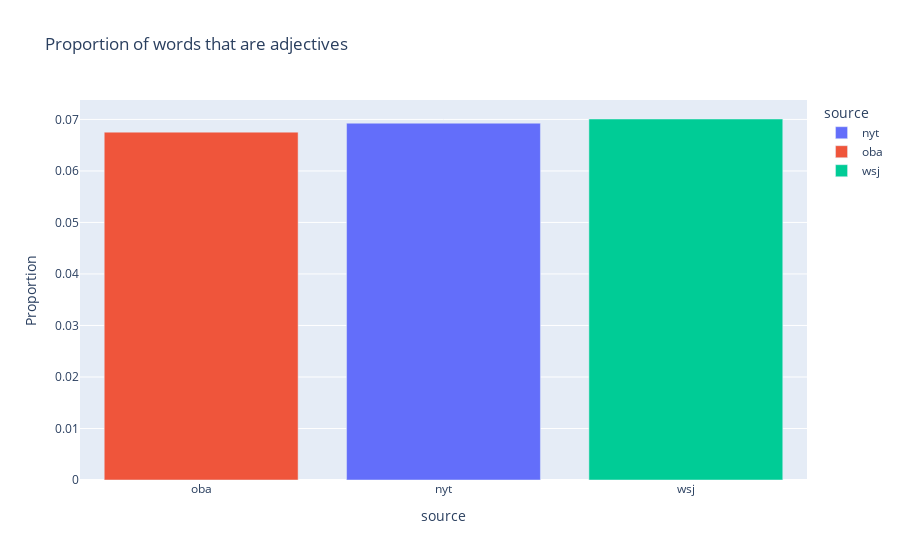

The notebook cell this image was saved under:
### Markdown cell above
<A HREF="https://universaldependencies.org/u/pos/">Universal POS tags</A>

### Code cell
# Proportion of words that are adjectives
means = tidy_data.groupby('source').mean(numeric_only=True)
fig = px.bar(means, 
             x=means.index, 
             y="ADJ", 
             color=means.index, 
             hover_name=means.index,
             labels={"ADJ":"Proportion"},
             hover_data={'ADJ':':.3f'},
             title = 'Proportion of words that are adjectives')
fig.update_layout(xaxis={'categoryorder':'array', 'categoryarray':['oba','nyt','wsj']})
fig.show()

### Figure 1 — Plotly figure (JSON) as saved in the notebook; plotly's stock layout.template omitted (floating-point values rounded to 4 significant figures)
{"data": [{"alignmentgroup": "True", "hovertemplate": "<b>%{hovertext}</b><br><br>source=%{x}<br>Proportion=%{y:.3f}<extra></extra>", "hovertext": ["nyt"], "legendgroup": "nyt", "marker": {"color": "#636efa", "pattern": {"shape": ""}}, "name": "nyt", "offsetgroup": "nyt", "orientation": "v", "showlegend": true, "textposition": "auto", "type": "bar", "x": ["nyt"], "xaxis": "x", "y": [0.06927], "yaxis": "y"}, {"alignmentgroup": "True", "hovertemplate": "<b>%{hovertext}</b><br><br>source=%{x}<br>Proportion=%{y:.3f}<extra></extra>", "hovertext": ["oba"], "legendgroup": "oba", "marker": {"color": "#EF553B", "pattern": {"shape": ""}}, "name": "oba", "offsetgroup": "oba", "orientation": "v", "showlegend": true, "textposition": "auto", "type": "bar", "x": ["oba"], "xaxis": "x", "y": [0.06753], "yaxis": "y"}, {"alignmentgroup": "True", "hovertemplate": "<b>%{hovertext}</b><br><br>source=%{x}<br>Proportion=%{y:.3f}<extra></extra>", "hovertext": ["wsj"], "legendgroup": "wsj", "marker": {"color": "#00cc96", "pattern": {"shape": ""}}, "name": "wsj", "offsetgroup": "wsj", "orientation": "v", "showlegend": true, "textposition": "auto", "type": "bar", "x": ["wsj"], "xaxis": "x", "y": [0.07008], "yaxis": "y"}], "layout": {"barmode": "relative", "legend": {"title": {"text": "source"}, "tracegroupgap": 0}, "title": {"text": "Proportion of words that are adjectives"}, "xaxis": {"anchor": "y", "categoryarray": ["oba", "nyt", "wsj"], "categoryorder": "array", "domain": [0, 1], "title": {"text": "source"}}, "yaxis": {"anchor": "x", "domain": [0, 1], "title": {"text": "Proportion"}}}}
